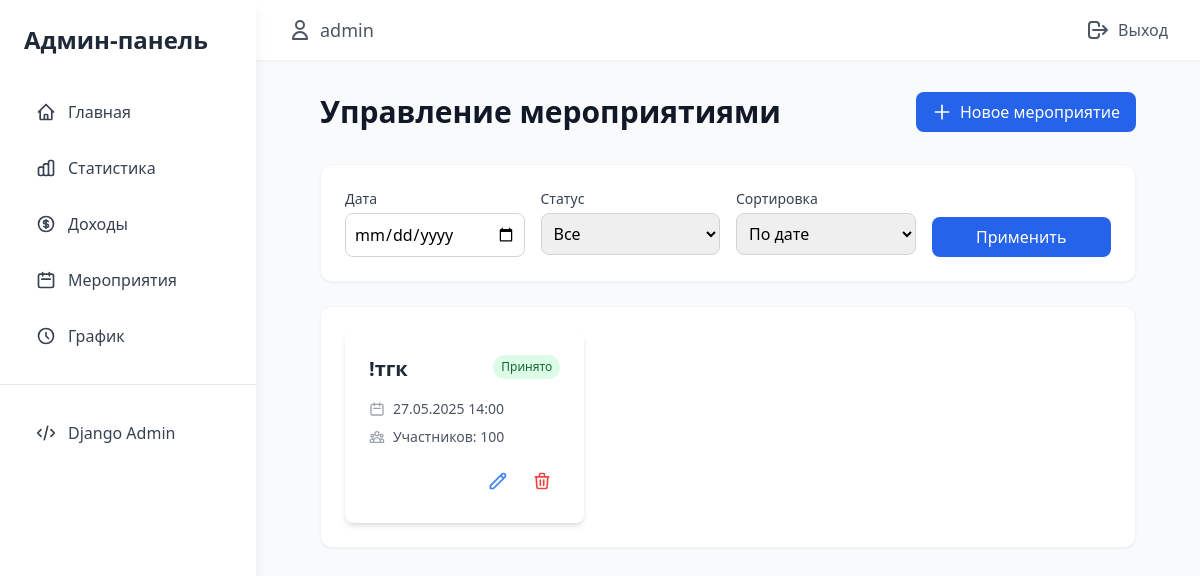
The app's page /staff/events/ (signed in), older data.
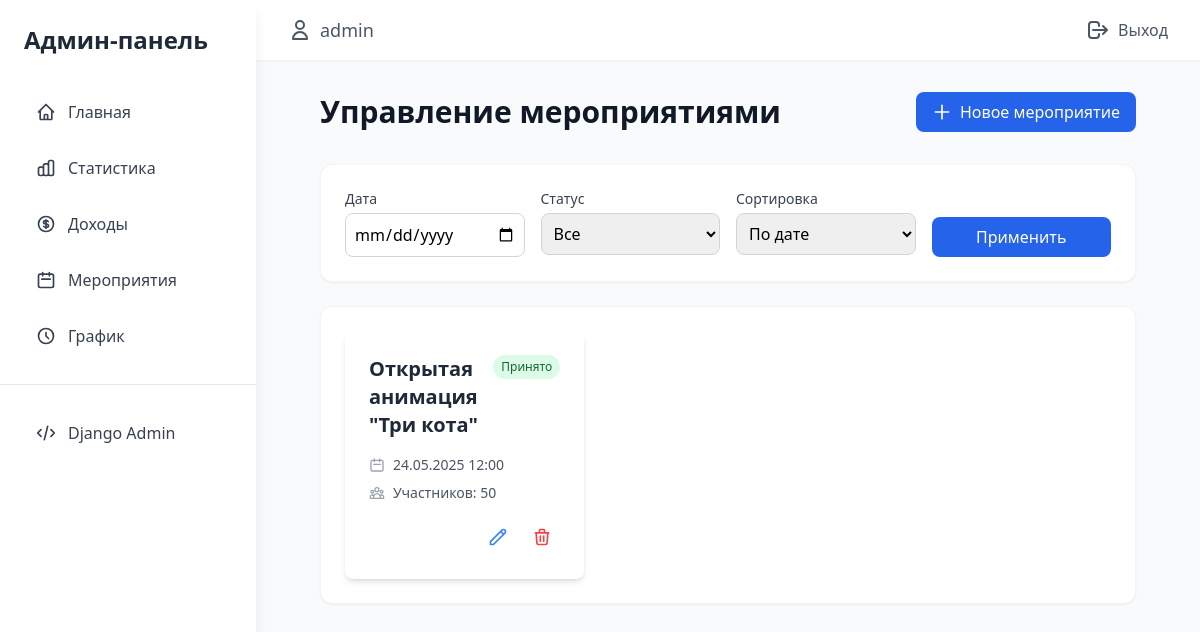
The same page, newer data.
### staff/models.py (models this page shows, shortened)
class Event(models.Model):
    LOCATION_CHOICES = [
        ('main', 'Основная площадка'),
        ('secondary', 'Дополнительная площадка')
    ]
    name = models.CharField(max_length=255, verbose_name="Название")
    description = models.TextField(verbose_name="Описание")
    date = models.DateTimeField(verbose_name="Дата и время")
    location = models.CharField(
        max_length=100,
        choices=LOCATION_CHOICES,
        default='main',
        verbose_name="Место проведения"
    )
    event_type = models.CharField(
        max_length=50,
        choices=EVENT_TYPES,
        verbose_name="Тип мероприятия"
    )
    moderation_status = models.CharField(
        max_length=20,
        choices=MODERATION_STATUS,
        default='pending',
        verbose_name="Статус модерации"
    )
    booking = models.OneToOneField(
        'bookings.Booking',
        on_delete=models.CASCADE,
        null=True,
        blank=True,
        verbose_name="Бронирование"
    )
    image = models.ImageField(
        upload_to='events/',
        null=True,
        blank=True,
        verbose_name="Изображение"
    )
    max_participants = models.PositiveIntegerField(
        default=10,
        verbose_name='Максимальное количество участников'
    )
    def get_moderation_status_display(self):
        return dict(MODERATION_STATUS).get(self.moderation_status, self.moderation_status)
    class Meta:
        verbose_name = "Мероприятие"
        verbose_name_plural = "Мероприятия"
        ordering = ['date']  # Сортировка по дате (от ближайших к дальним)

### staff/views.py (the view)
# urls.py: path('events/', views.events_view, name='events'),
@login_required
@role_required('Admin', 'Manager')
def events_view(request):
    events = Event.objects.filter(booking__isnull=True)
    filter_by_type = request.GET.get('type')
    if filter_by_type:
        events = events.filter(event_type=filter_by_type)
    event_date = request.GET.get('event_date')
    if event_date:
        events = events.filter(date__date=event_date)
    moderation_status = request.GET.get('moderation_status')
    if moderation_status:
        events = events.filter(moderation_status=moderation_status)
    sort_by = request.GET.get('sort_by', '')
    if sort_by == 'date':
        events = events.order_by('date')
    elif sort_by == 'name':
        events = events.order_by('name')
    paginator = Paginator(events, 10)
    page_number = request.GET.get('page', 1)
    page_obj = paginator.get_page(page_number)
    no_events = events.count() == 0
    return render(request, 'staff/admin/events.html', {
        'events': page_obj,
        'event_date': event_date,
        'moderation_status': moderation_status,
        'sort_by': sort_by,
        'no_events': no_events,
    })

### staff/views.py (called while the page is built)
def role_required(*group_names):
    def in_groups(user):
        if user.is_authenticated:
            if bool(user.groups.filter(name__in=group_names)) or user.is_superuser:
                return True
        return False
    return user_passes_test(in_groups)

### staff/templates/staff/admin/events.html (shortened to what the changed rows need)
{% extends 'staff/base_admin.html' %}
{% load static %}
{% block admin_content %}
<div class="max-w-7xl mx-auto px-4 sm:px-6 lg:px-8">
    <div class="flex justify-between items-center mb-8">
        <h1 class="text-3xl font-bold text-gray-900">Управление мероприятиями</h1>
    </div>
    <div class="bg-white rounded-xl shadow-sm border border-gray-100 p-6">
        <div class="grid grid-cols-1 md:grid-cols-2 lg:grid-cols-3 gap-6">
            {% for event in events %}
            <div class="bg-white p-6 rounded-lg shadow-md hover:shadow-lg transition-shadow">
                <div class="flex justify-between items-start mb-4">
                    <h3 class="text-xl font-semibold text-gray-800">{{ event.name }}</h3>
                    <span class="px-2 py-1 text-xs rounded-full
                        {% if event.moderation_status == 'approved' %}bg-green-100 text-green-800
                        {% elif event.moderation_status == 'rejected' %}bg-red-100 text-red-800
                        {% else %}bg-yellow-100 text-yellow-800{% endif %}">
                        {{ event.get_moderation_status_display }}
                    </span>
                </div>
                <div class="space-y-2 text-sm text-gray-600">
                    <div class="flex items-center gap-2">
                        <svg xmlns="http://www.w3.org/2000/svg" class="h-4 w-4 text-gray-400" fill="none" viewBox="0 0 24 24" stroke="currentColor">
                            <path stroke-linecap="round" stroke-linejoin="round" stroke-width="2" d="M8 7V3m8 4V3m-9 8h10M5 21h14a2 2 0 002-2V7a2 2 0 00-2-2H5a2 2 0 00-2 2v12a2 2 0 002 2z"/>
                        </svg>
                        <span>{{ event.date|date:"d.m.Y H:i" }}</span>
                    </div>
                    <div class="flex items-center gap-2">
                        <span>Участников: {{ event.max_participants }}</span>
                    </div>
                </div>
                <div class="flex justify-end mt-4 space-x-2">
                    <a href="{% url 'staff:edit-event' event.id %}"
                       class="p-2 text-blue-500 hover:bg-blue-50 rounded-full transition-colors">
                        <svg xmlns="http://www.w3.org/2000/svg" class="h-5 w-5" fill="none" viewBox="0 0 24 24" stroke="currentColor">
                            <path stroke-linecap="round" stroke-linejoin="round" stroke-width="2" d="M15.232 5.232l3.536 3.536m-2.036-5.036a2.5 2.5 0 113.536 3.536L6.5 21.036H3v-3.572L16.732 3.732z"/>
                        </svg>
                    </a>
                    <form action="{% url 'staff:delete-event' event.id %}" method="post"
                          onsubmit="return confirm('Удалить мероприятие?')">
                        <button type="submit"
                                class="p-2 text-red-500 hover:bg-red-50 rounded-full transition-colors">
                            <svg xmlns="http://www.w3.org/2000/svg" class="h-5 w-5" fill="none" viewBox="0 0 24 24" stroke="currentColor">
                                <path stroke-linecap="round" stroke-linejoin="round" stroke-width="2" d="M19 7l-.867 12.142A2 2 0 0116.138 21H7.862a2 2 0 01-1.995-1.858L5 7m5 4v6m4-6v6m1-10V4a1 1 0 00-1-1h-4a1 1 0 00-1 1v3M4 7h16"/>
                            </svg>
                        </button>
                    </form>
                </div>
            </div>
            {% endfor %}
        </div>
    </div>
</div>
{% endblock %}

Row changes from the older to the newer data that the page shows:
removed Event: name "!тгк", moderation_status "Принято", date "27.05.2025 14:00", max_participants "100"
added Event: name "Открытая анимация \"Три кота\"", moderation_status "Принято", date "24.05.2025 12:00", max_participants "50"
